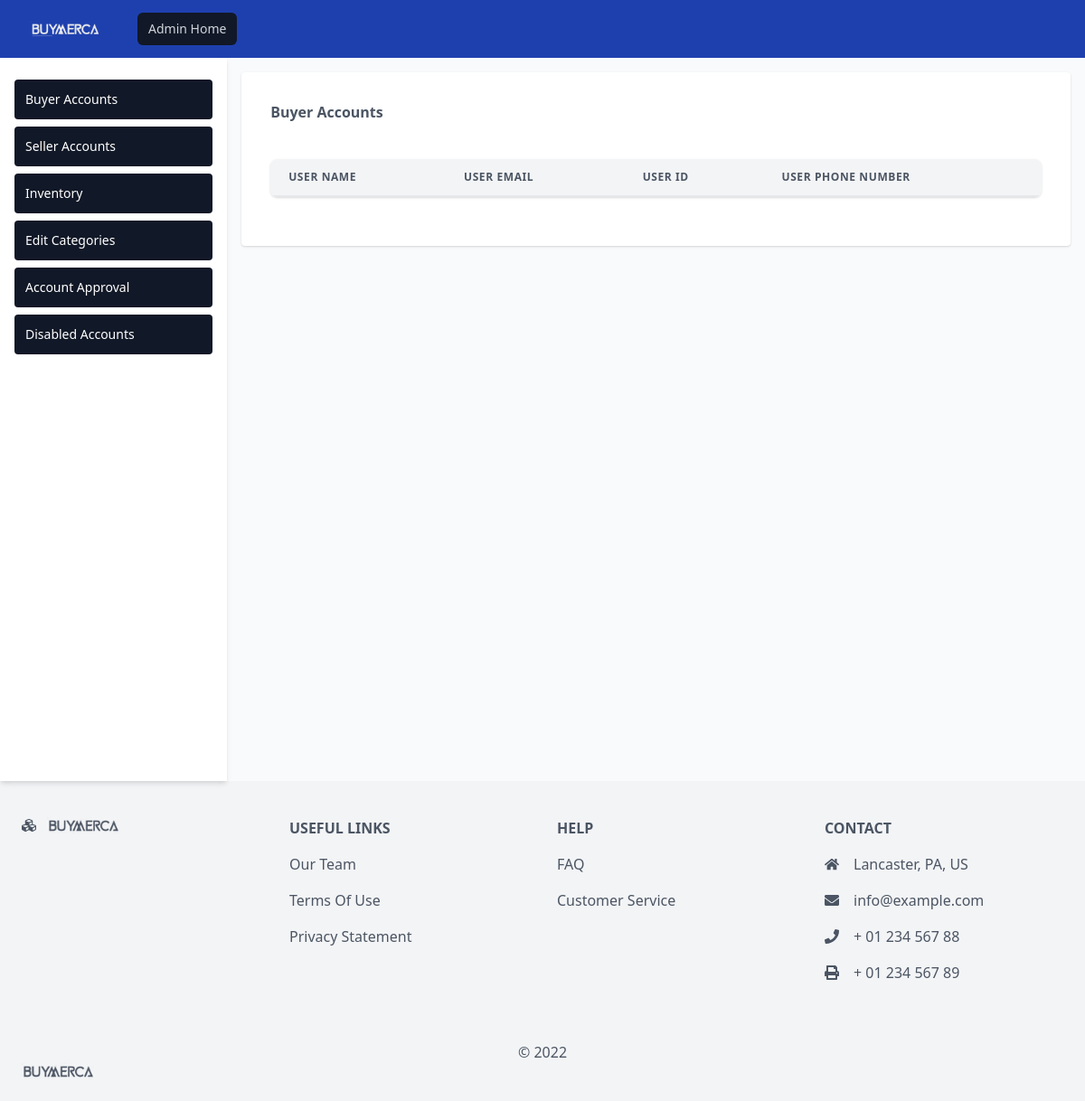
Before: /buyerAccounts.php with the older database file.
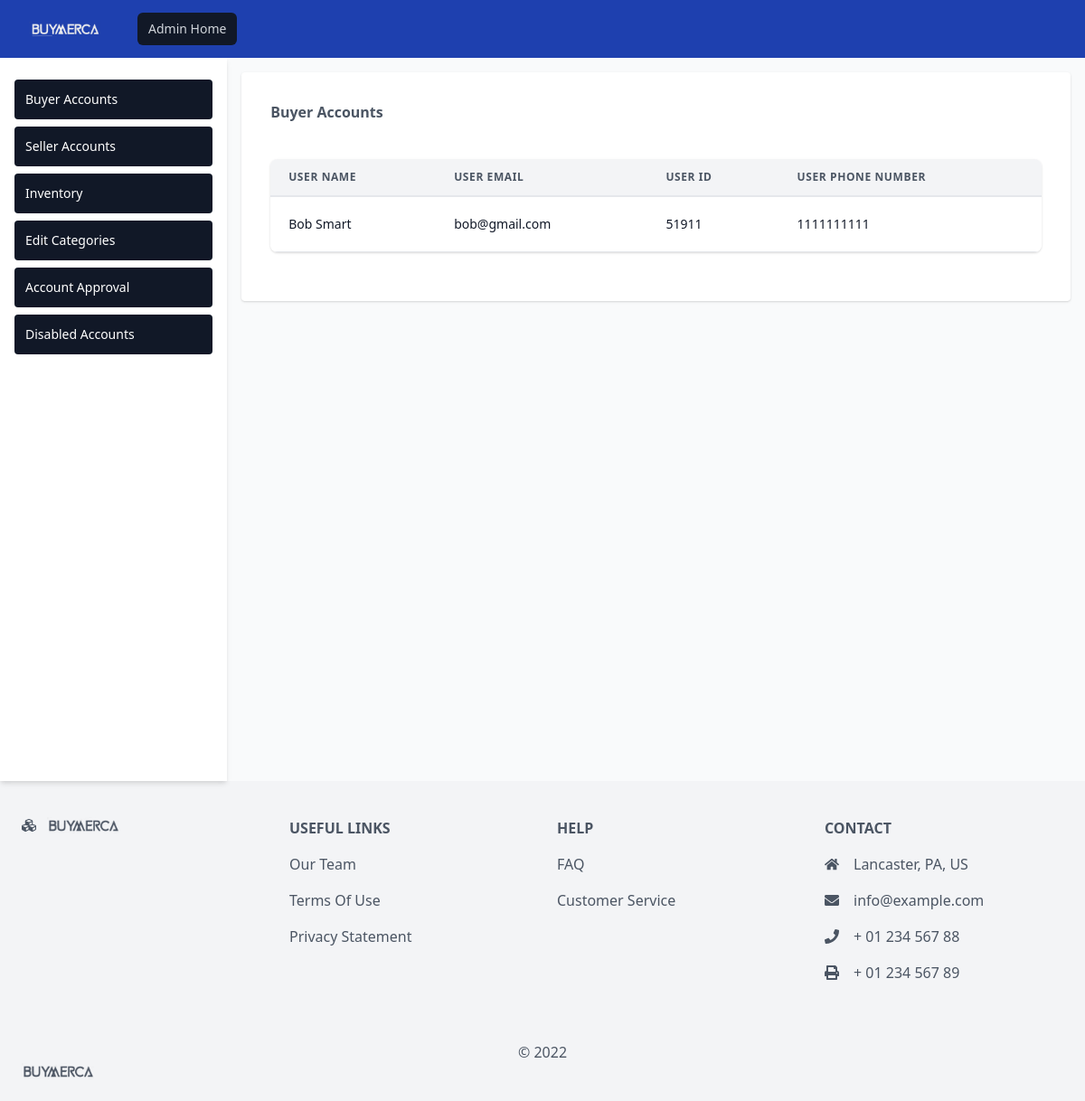
After: the same page with the newer database file.
### tables this page shows
CREATE TABLE `Users` (
  `first_name` varchar(50) NOT NULL,
  `last_name` varchar(50) NOT NULL,
  `email` varchar(100) NOT NULL,
  `password` varchar(20) NOT NULL,
  `user_ID` int(7) NOT NULL,
  `role` varchar(50) NOT NULL,
  `address_first_line` varchar(200) DEFAULT NULL,
  `address_second_line` varchar(200) DEFAULT NULL,
  `city` varchar(30) DEFAULT NULL,
  `state_abbreviation` varchar(2) DEFAULT NULL,
  `zip_code` int(11) DEFAULT NULL,
  `telephone_number` int(10) DEFAULT NULL,
  `gender` varchar(20) NOT NULL,
  `approval` int(1) DEFAULT NULL,
  `disabled` int(1) DEFAULT NULL
);

### buyerAccounts.php (the view, shortened to what this page needs)
<?php
    include 'db_connection.php';
?>
<?php
include 'templates/nav-admin.php'
?>
<main class="flex w-full">
  <?php
  include 'templates/admin-side-bar.php';
  ?>
    <section class="w-full p-4">
      <div class="w-full text-md">
        <div class="bg-white shadow sm:rounded">
          <div class="mt-5 md:mt-0 md:col-span-2">
            <div class="bg-white p-8 rounded-md w-full">
              <div class=" flex items-center justify-between pb-6">
                <div>
                  <h2 class="text-gray-600 font-semibold">Buyer Accounts</h2>
                </div>
              </div>
              <form action="buyerAccounts.php" id="form1" method="POST">
                <div class="-mx-4 sm:-mx-8 px-4 sm:px-8 py-4 overflow-x-auto">
                  <div class="inline-block min-w-full shadow rounded-lg overflow-hidden">
                    <?php
                      $sql = "SELECT *
                      FROM Users";
                      $result = $conn->query($sql);
                    ?>
                    <table class="min-w-full leading-normal">
                      <thead>
                        <tr>
                          <th
                            class="px-5 py-3 border-b-2 border-gray-200 bg-gray-100 text-left text-xs font-semibold text-gray-600 uppercase tracking-wider">
                            User Name
                          </th>
                          <th
                            class="px-5 py-3 border-b-2 border-gray-200 bg-gray-100 text-left text-xs font-semibold text-gray-600 uppercase tracking-wider">
                            User Email
                          </th>
                          <th
                            class="px-5 py-3 border-b-2 border-gray-200 bg-gray-100 text-left text-xs font-semibold text-gray-600 uppercase tracking-wider">
                            User ID
                          </th>
                          <th
                            class="px-5 py-3 border-b-2 border-gray-200 bg-gray-100 text-left text-xs font-semibold text-gray-600 uppercase tracking-wider">
                            User Phone Number
                          </th>
                        </tr>
                      </thead>
                      <?php
                      while($res = mysqli_fetch_array($result)) {
                          if($res['role'] == 'buyer' && $res['approval'] == '0'){
                      ?>
                      <tbody>
                        <tr>
                          <td class="px-5 py-5 border-b border-gray-200 bg-white text-sm">
                            <p class="text-gray-900 whitespace-no-wrap">
                              <?php echo $res['first_name']. " " .$res['last_name']?>
                            </p>
                          </td>
                          <td class="px-5 py-5 border-b border-gray-200 bg-white text-sm">
                            <p class="text-gray-900 whitespace-no-wrap">
                              <?php echo $res['email']?>
                            </p>
                          </td>
                          <td class="px-5 py-5 border-b border-gray-200 bg-white text-sm">
                            <p class="text-gray-900 whitespace-no-wrap">
                              <?php echo $res['user_ID']?>
                            </p>
                          </td>
                          <td class="px-5 py-5 border-b border-gray-200 bg-white text-sm">
                            <p class="text-gray-900 whitespace-no-wrap">
                              <?php echo $res['telephone_number']?>
                            </p>
                          </td>
                        </tr>
                      </tbody>
                      <?php
                          }
                        }
                      ?>
					          </table>
				          </div>
			          </div>
              </form>
	          </div>
          </div>
        </div>
      </div>
    </section>
  </main>

Changed rows visible on the page:
added users: first_name "Bob", last_name "Smart", email "bob@gmail.com", user_ID "51911", telephone_number "1111111111"
